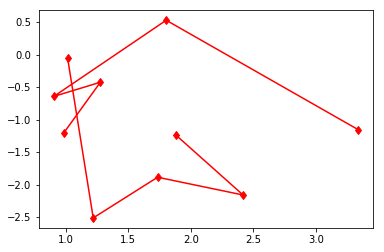

Source code (Python):
import numpy as np
import matplotlib.pyplot as plt

delta_x = np.random.normal(0,1,(2,5))
x = np.cumsum(delta_x,axis = 1)
plt.plot(x[0],x[1],"rd-")
plt.show()
